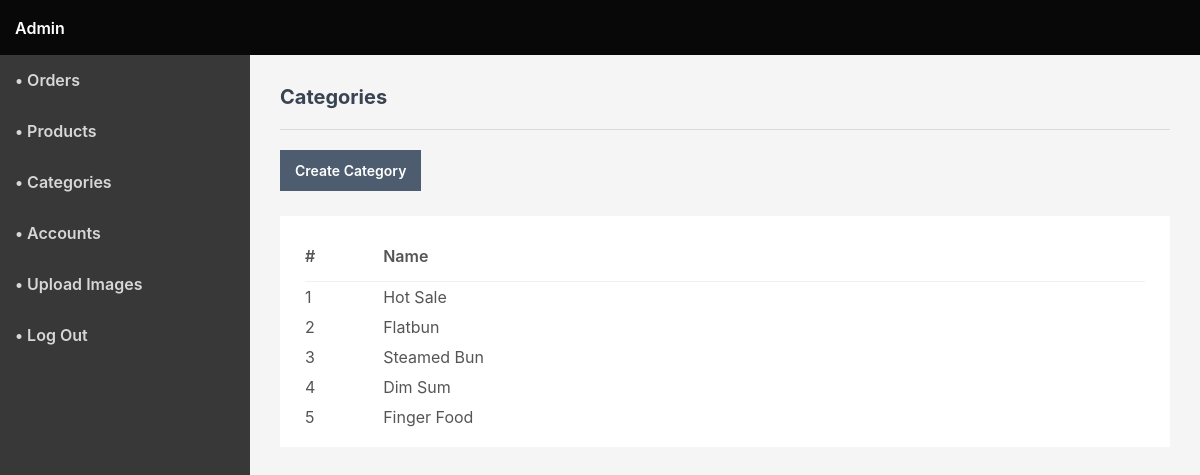
/admin/index.php?page=categories (signed in), run on the app's committed database.
### tables this page shows
CREATE TABLE `categories` (
  `id` int(11) NOT NULL,
  `name` varchar(255) NOT NULL
);

### admin/index.php (called while the page is built, shortened)
<?php
include '../functions.php';
$page = isset($_GET['page']) && file_exists($_GET['page'] . '.php') ? $_GET['page'] : 'orders';
include $page . '.php';
?>

### admin/categories.php (the view, shortened to what this page needs)
<?php
$stmt = $pdo->prepare('SELECT * FROM categories');
$stmt->execute();
$categories = $stmt->fetchAll(PDO::FETCH_ASSOC);
?>
<?=template_admin_header('Categories')?>
<h2>Categories</h2>
<div class="links">
    <a href="index.php?page=category">Create Category</a>
</div>
<div class="content-block">
    <div class="table">
        <table>
            <thead>
                <tr>
                    <td>#</td>
                    <td>Name</td>
                </tr>
            </thead>
            <tbody>
                <?php if (empty($categories)): ?>
                <tr>
                    <td colspan="8" style="text-align:center;">There are no products</td>
                </tr>
                <?php else: ?>
                <?php foreach ($categories as $category): ?>
                <tr class="details" onclick="location.href='index.php?page=category&id=<?=$category['id']?>'">
                    <td><?=$category['id']?></td>
                    <td><?=$category['name']?></td>
                </tr>
                <?php endforeach; ?>
                <?php endif; ?>
            </tbody>
        </table>
    </div>
</div>
<?=template_admin_footer()?>

### admin/admin.css (style rules this page uses)
* { box-sizing: border-box; font-family: -apple-system, BlinkMacSystemFont, "segoe ui", roboto, oxygen, ubuntu, cantarell, "fira sans", "droid sans", "helvetica neue", Arial, sans-serif; font-size: 16px; -webkit-font-smoothing: antialiased; -moz-osx-font-smoothing: grayscale; }
html { height: 100%; }
body { position: relative; min-height: 100%; color: #555555; background-color: #F5F5F5; margin: 0; }
h1, h2, h3, h4, h5 { color: #394352; margin: 0; padding: 0; }
main h2 { font-size: 20px; padding-bottom: 20px; border-bottom: 1px solid #dbdbdd; }
main .content-block { background-color: #fff; margin-top: 25px; padding: 15px; }
main .table { padding: 0 10px; }
main .table table { width: 100%; border-collapse: collapse; }
main .table table thead td { font-weight: 600; padding: 15px 0; }
main .table table thead tr { border-bottom: 1px solid #f0f0f1; }
main .table table tbody td { padding: 5px 0; }
main .table table .details { cursor: pointer; }
main .links { display: flex; flex-flow: wrap; padding-top: 20px; }
main .links a { display: inline-flex; text-decoration: none; background: #4e5c70; color: #FFFFFF; padding: 12px 15px; margin-right: 10px; font-size: 14px; font-weight: 600; }

### data on the page
categories: id "1", name "Hot Sale"
categories: id "2", name "Flatbun"
categories: id "3", name "Steamed Bun"
categories: id "4", name "Dim Sum"
categories: id "5", name "Finger Food"
